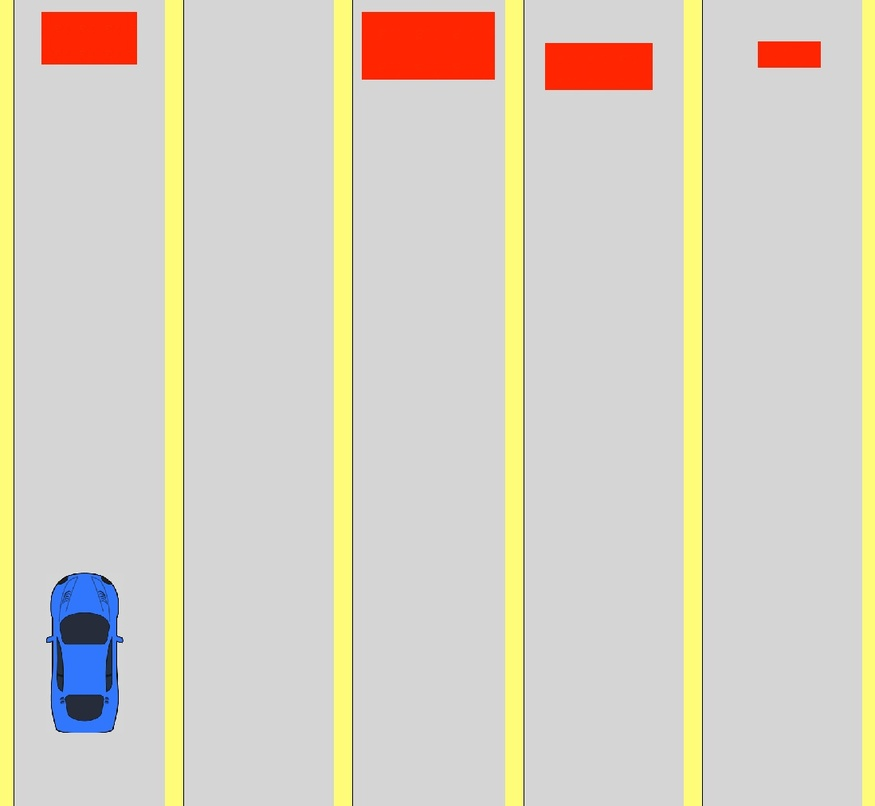
#> input picture lab1/task_2/image_00.jpg, 875 x 806 px, shrunk from 1098 x 1012 before the run
$ python -i task_2.py   (imports and definitions only)
#> lines starting #> are read from the running program, lines starting #| are printed output that depends on the picture; after the words box and inside, x2 and y2 are one past the last pixel; in counts of white or black regions, pixels touching at a corner belong together
import cv2
import numpy as np


def find_road_number(image: np.ndarray) -> int:
    """
    Определить номер дороги без препятствий в конце пути.

    :param image: входное изображение
    :return: индекс дороги без препятствий или -1, если такой нет
    """
    # Преобразуем изображение в цветовое пространство HSV
    hsv = cv2.cvtColor(image, cv2.COLOR_RGB2HSV)
#> hsv: shape (806, 875, 3); mean H, S, V 14.5, 26.1, 217.6
    # Создаем маску для выделения препятствий (красного цвета)
    red_lower = np.array([0, 120, 70])
    red_upper = np.array([10, 255, 255])
    mask = cv2.inRange(hsv, red_lower, red_upper)
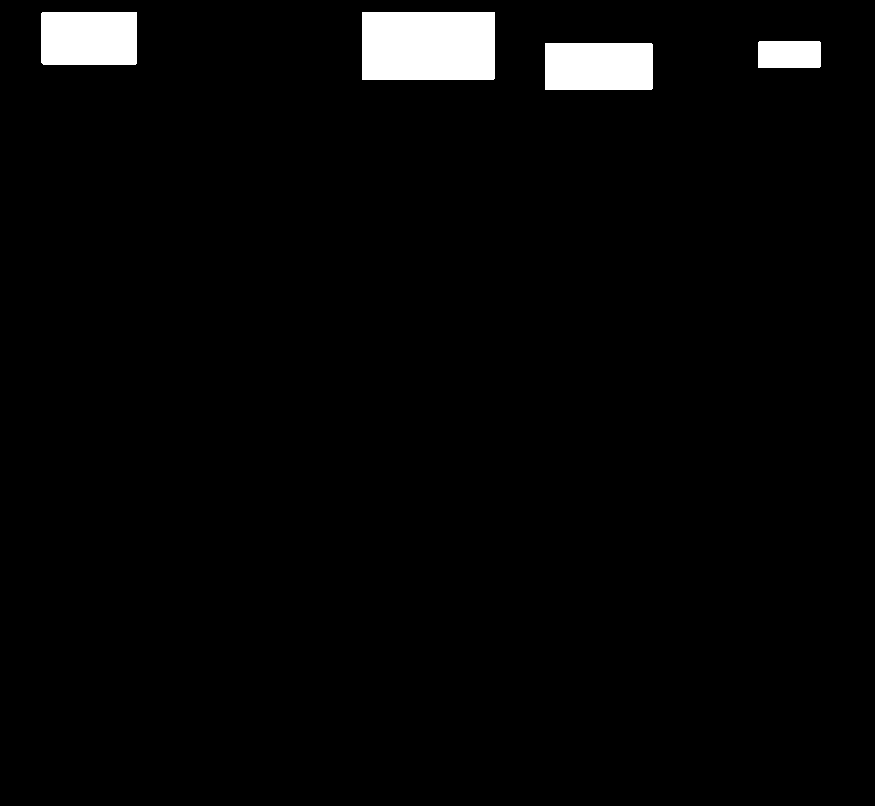
#> mask: shape (806, 875); 3% white; 4 white regions
    # Находим контуры препятствий на изображении
    contours, _ = cv2.findContours(mask, cv2.RETR_EXTERNAL, cv2.CHAIN_APPROX_SIMPLE)
#> contours = 4 contours; box (x1, y1, x2, y2) and area: (362, 12, 495, 80) 8844, (41, 12, 137, 65) 4937, (545, 43, 653, 90) 4921, (758, 41, 821, 68) 1610

    # Определяем размеры изображения
    _, width, _ = image.shape
#> width = 875

    # Определяем количество дорог (на одну больше, чем количество найденных препятствий)
    num_routes = len(contours) + 1
#> num_routes = 5

    # Рассчитываем ширину каждой дороги
    route_width = width // num_routes
#> route_width = 175

    # Создаем список для хранения информации о наличии препятствий на каждой дороге
    obstacle_map = [False] * num_routes
#> obstacle_map = [False, False, False, False, False]

    # Определяем, какие дороги содержат препятствия
    for cnt in contours:
        # Получаем координаты ограничивающего прямоугольника
        x, _, _, _ = cv2.boundingRect(cnt)
        # Определяем индекс дороги
        route_index = min(x // route_width, num_routes - 1)
        # Помечаем наличие препятствия
        obstacle_map[route_index] = True
#> this loop made 4 passes
#> (x, route_index) on passes 1 to 4: (545, 3), (758, 4), (362, 2), (41, 0)
#> after the loop, obstacle_map = [True, False, True, True, True]
    # Находим первую дорогу без препятствий и возвращаем её индекс
    return next((i for i, has_obstacle in enumerate(obstacle_map) if not has_obstacle), -1)

>>> import cv2
>>> picture = cv2.cvtColor(cv2.imread('task_2/image_00.jpg'), cv2.COLOR_BGR2RGB)
>>> result = find_road_number(picture)
#> result = 1

$ run again, on lab1/task_2/image_01.jpg
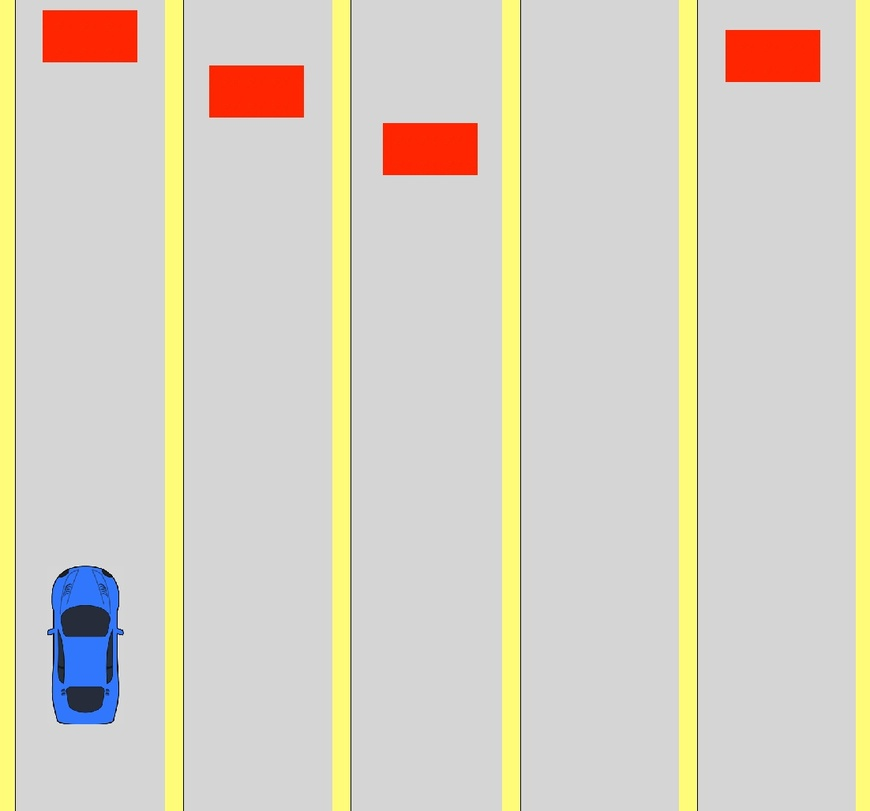
#> input picture lab1/task_2/image_01.jpg, 870 x 811 px, shrunk from 1102 x 1028 before the run
#> hsv: shape (811, 870, 3); mean H, S, V 10.6, 26.2, 217.7
#> in find_road_number, `mask = cv2.inRange(hsv, red_lower, red_upper)`:
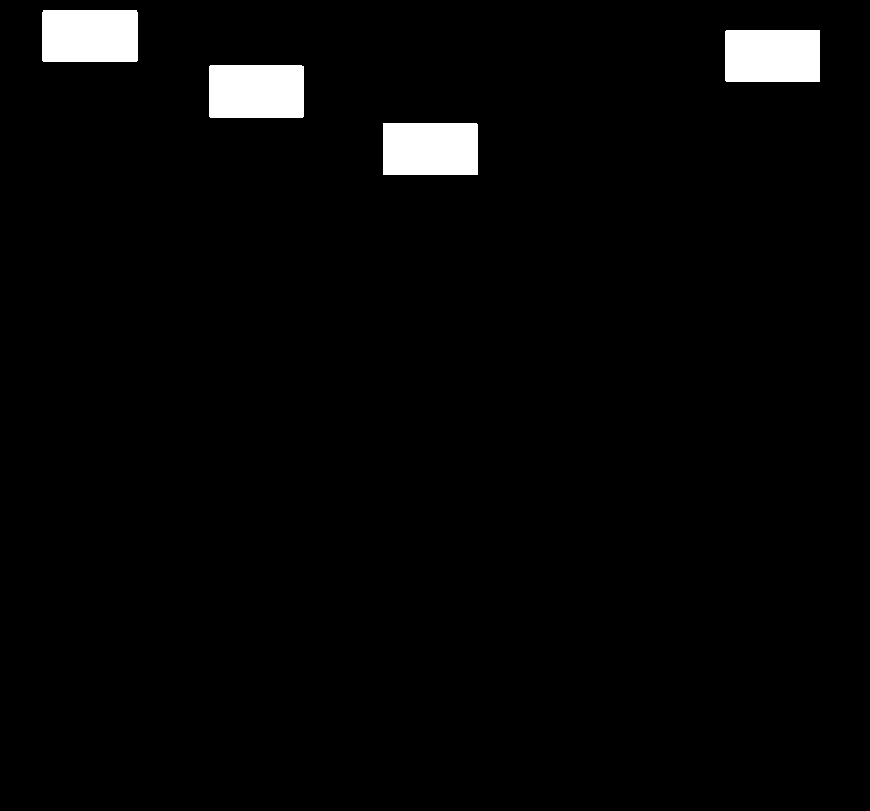
#> mask: shape (811, 870); 2.8% white; 4 white regions
#> contours = 4 contours; box (x1, y1, x2, y2) and area: (209, 65, 304, 118) 4885, (42, 10, 138, 62) 4841, (383, 123, 478, 175) 4794, (725, 30, 820, 82) 4793
#> num_routes = 5
#> route_width = 174
#> in find_road_number, `obstacle_map = [False] * num_routes`: obstacle_map = [False, False, False, False, False]
#> the loop in find_road_number, `for cnt in contours:` made 4 passes
#> (x, route_index) on passes 1 to 4: (383, 2), (209, 1), (725, 4), (42, 0)
#> after the loop in find_road_number, `for cnt in contours:`: obstacle_map = [True, True, True, False, True]
#> result = 3

$ run again, on lab1/task_2/image_02.jpg
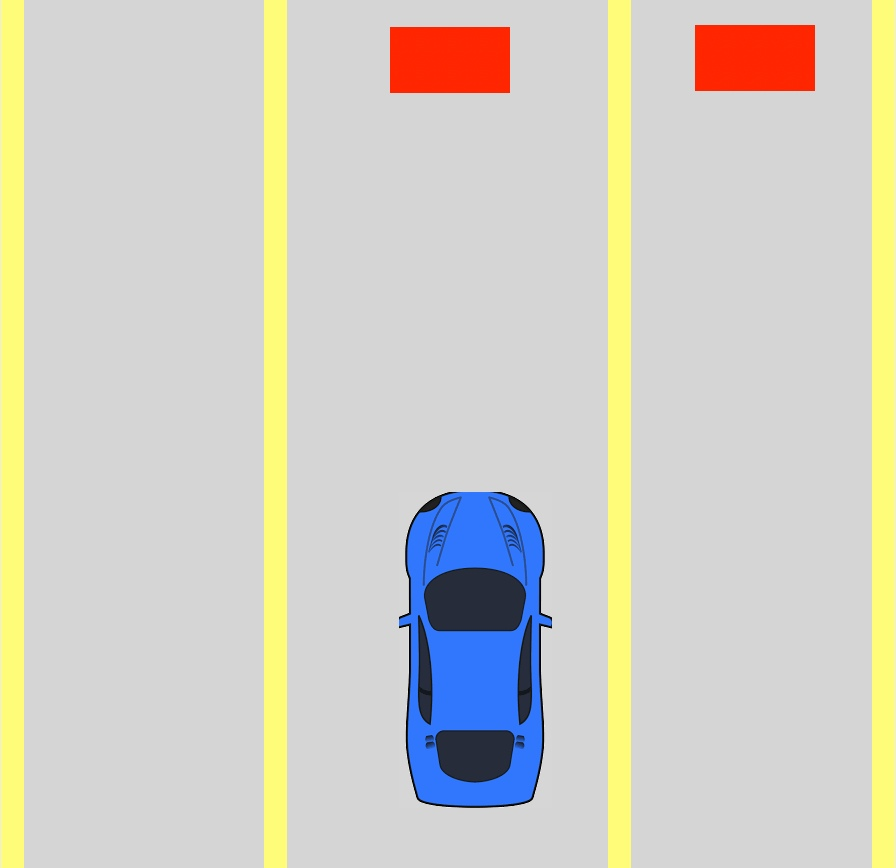
#> input picture lab1/task_2/image_02.jpg, 896 x 868 px
#> hsv: shape (868, 896, 3); mean H, S, V 10.4, 28.3, 216.6
#> in find_road_number, `mask = cv2.inRange(hsv, red_lower, red_upper)`:
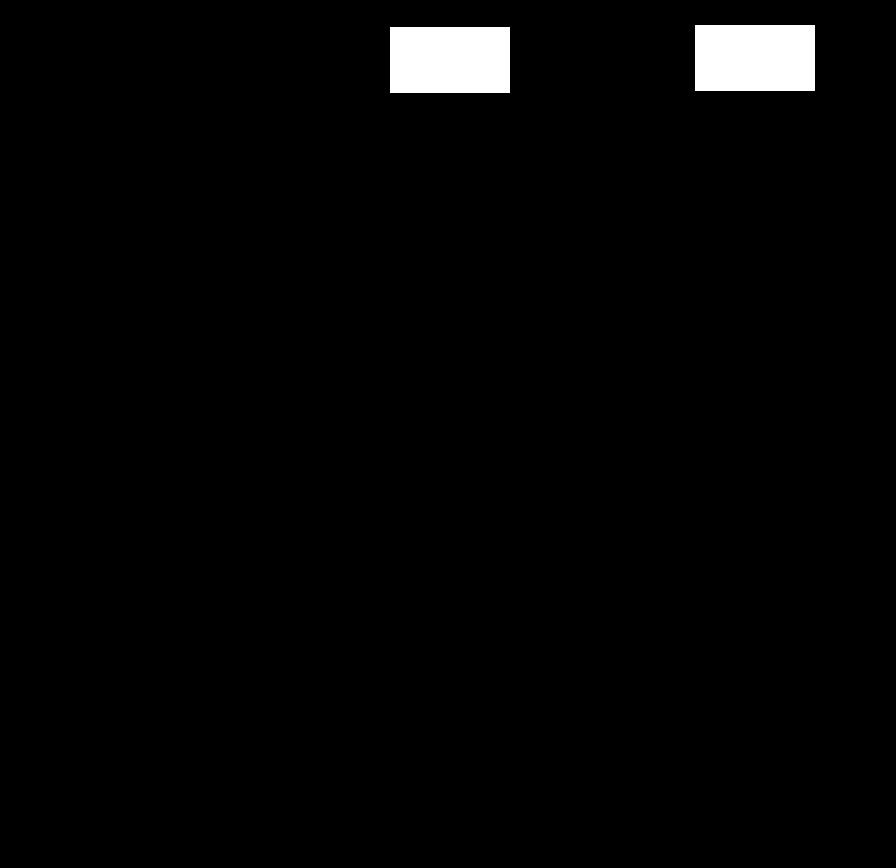
#> mask: shape (868, 896); 2% white; 2 white regions
#> contours = 2 contours; box (x1, y1, x2, y2) and area: (390, 27, 510, 93) 7735, (695, 25, 815, 91) 7735
#> num_routes = 3
#> route_width = 298
#> in find_road_number, `obstacle_map = [False] * num_routes`: obstacle_map = [False, False, False]
#> the loop in find_road_number, `for cnt in contours:` made 2 passes
#> (cnt, x, route_index) on passes 1 to 2: ([[390, 27], [390, 92], [509, 92], [509, 27]], 390, 1), ([[695, 25], [695, 90], [814, 90], [814, 25]], 695, 2)
#> after the loop in find_road_number, `for cnt in contours:`: obstacle_map = [False, True, True]
#> result = 0
